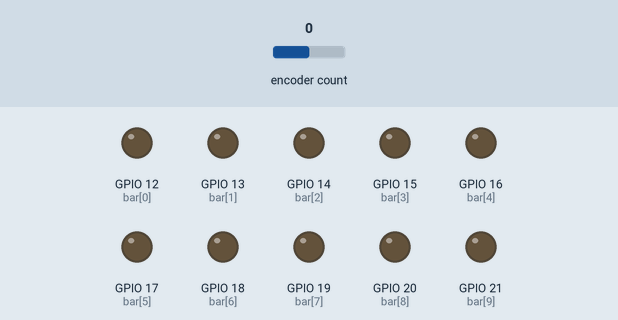
This program was run on a simulated Raspberry Pi (BCM pin numbers). Parts: output pins drawn as LEDs (lit = HIGH). The test bench sets the inputs (shaded band); at power-on: encoder count 0. What the program prints to the terminal is not drawn.

Above: at 1.2 s.
1.3 s: encoder count set to 1
At 1.8 s:
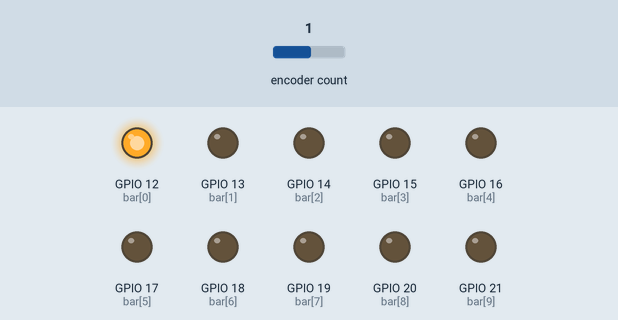
2.8 s: encoder count set to 2
At 4.0 s:
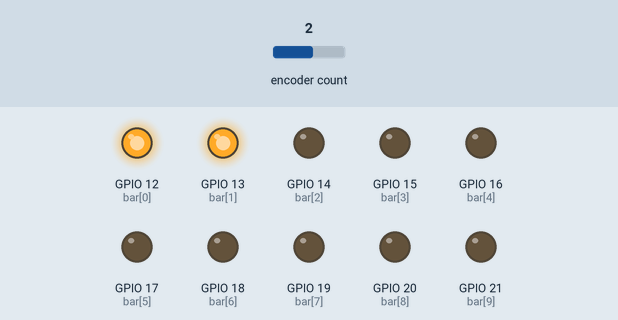
4.3 s: encoder count set to 3
At 5.3 s:
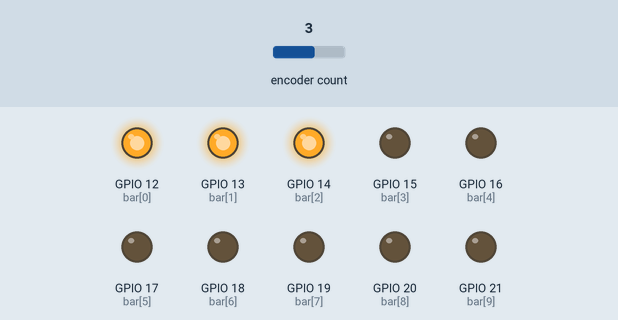
5.8 s: encoder count set to 4
At 6.4 s:
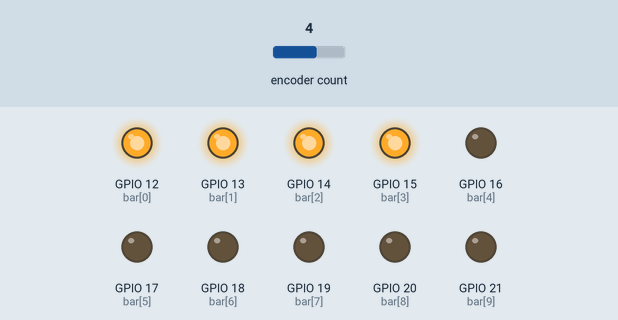
7.3 s: encoder count set to 5
At 7.6 s:
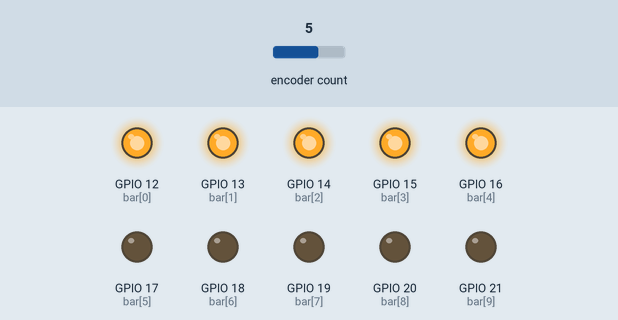
8.8 s: encoder count set to 6
At 9.9 s:
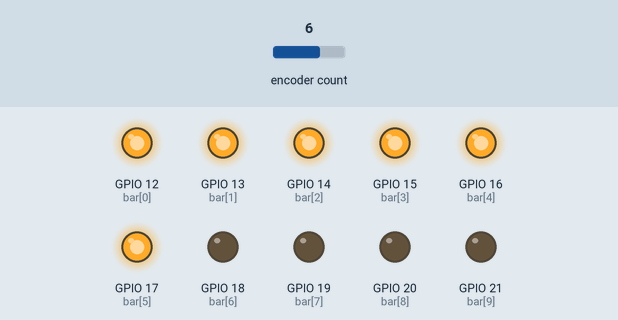
Timing chart, 0 to 11.3 s (numbered marks = the images above; inputs shaded):
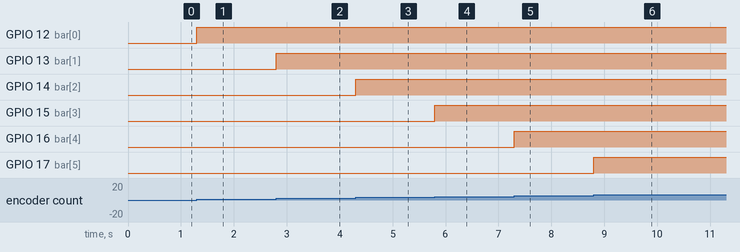

The program:

encoder_barra_led.py
```python
from gpiozero import LEDBarGraph, RotaryEncoder
from signal import pause

encoder = RotaryEncoder(a=5, b=6, max_steps=10)
bar = LEDBarGraph(12,13,14,15,16,17,18,19,20,21)

#hacemos una función
def actualizar():
    valor=encoder.steps
    if valor < 0:
        encoder.steps = 0
        valor = 0
    elif valor > 10:
        encoder.steps = 10
        valor = 10

    bar.value = valor / 10
encoder.when_rotated = actualizar
print('Gira perilla para controlar la barra de leds')
pause()
```

Measured:
- after the input at 1.3 s, GPIO 12 (bar[0]): LOW → HIGH at once
- after the input at 2.8 s, GPIO 13 (bar[1]): LOW → HIGH at once
- after the input at 4.3 s, GPIO 14 (bar[2]): LOW → HIGH at once
- after the input at 5.8 s, GPIO 15 (bar[3]): LOW → HIGH at once
- after the input at 7.3 s, GPIO 16 (bar[4]): LOW → HIGH at once
- after the input at 8.8 s, GPIO 17 (bar[5]): LOW → HIGH at once
